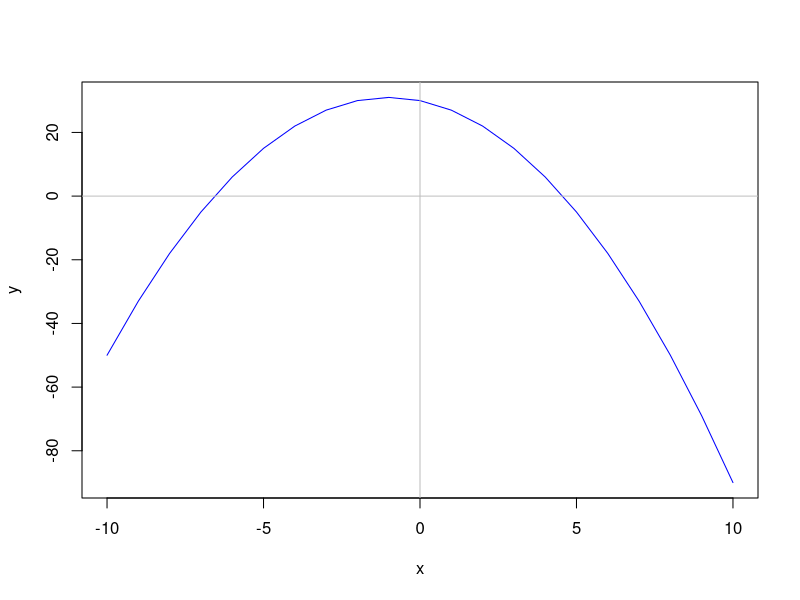

This figure's R source:
## R4H2O: Data Science for Water Professionals
## Chapter 2: Introduction to the R Language 

# basics
3 - 3 * (6 + 2)

diameter <- 150
pipe_area <- (pi / 4) * (diameter / 1000)^2
pipe_area

complaints <- c(12, 3, 23, 45, 2, 99, 1)
mean(complaints)

x <- -10:10
y <- -x^2 -2 * x + 30
plot(x, y, type = "l", col = "blue")
abline(h = 0, col = "grey")
abline(v = 0, col = "grey")

# Vector functions
flow <- c(12, 3, 23, 45, 2, 99, 1, 0)
abs(flow)
exp(flow)
factorial(flow)
log(flow, base = 10)
sqrt(flow)
sum(flow)
prod(flow)
min(flow)
max(flow)

